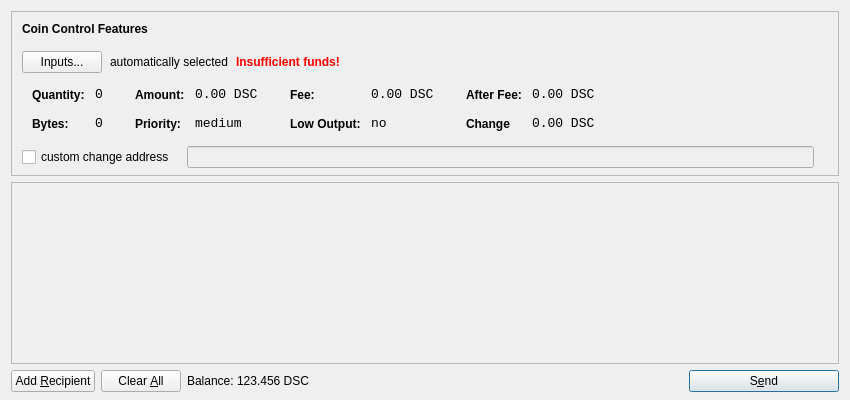
<?xml version="1.0" encoding="UTF-8"?>
<ui version="4.0">
 <class>SendCoinsDialog</class>
 <widget class="QDialog" name="SendCoinsDialog">
  <property name="geometry">
   <rect>
    <x>0</x>
    <y>0</y>
    <width>850</width>
    <height>400</height>
   </rect>
  </property>
  <property name="windowTitle">
   <string>Send Coins</string>
  </property>
  <layout class="QVBoxLayout" name="verticalLayout" stretch="0,1,0">
   <property name="bottomMargin">
    <number>8</number>
   </property>
   <item>
    <widget class="QFrame" name="frameCoinControl">
     <property name="sizePolicy">
      <sizepolicy hsizetype="Expanding" vsizetype="Expanding">
       <horstretch>0</horstretch>
       <verstretch>0</verstretch>
      </sizepolicy>
     </property>
     <property name="maximumSize">
      <size>
       <width>16777215</width>
       <height>16777215</height>
      </size>
     </property>
     <property name="frameShape">
      <enum>QFrame::StyledPanel</enum>
     </property>
     <property name="frameShadow">
      <enum>QFrame::Sunken</enum>
     </property>
     <layout class="QVBoxLayout" name="verticalLayoutCoinControl2">
      <property name="spacing">
       <number>-1</number>
      </property>
      <property name="leftMargin">
       <number>0</number>
      </property>
      <property name="topMargin">
       <number>0</number>
      </property>
      <property name="rightMargin">
       <number>0</number>
      </property>
      <property name="bottomMargin">
       <number>6</number>
      </property>
      <item>
       <layout class="QVBoxLayout" name="verticalLayoutCoinControl" stretch="0,0,0,0,1">
        <property name="spacing">
         <number>0</number>
        </property>
        <property name="leftMargin">
         <number>10</number>
        </property>
        <property name="topMargin">
         <number>10</number>
        </property>
        <item>
         <layout class="QHBoxLayout" name="horizontalLayoutCoinControl1">
          <property name="bottomMargin">
           <number>15</number>
          </property>
          <item>
           <widget class="QLabel" name="labelCoinControlFeatures">
            <property name="sizePolicy">
             <sizepolicy hsizetype="Preferred" vsizetype="Maximum">
              <horstretch>0</horstretch>
              <verstretch>0</verstretch>
             </sizepolicy>
            </property>
            <property name="font">
             <font>
              <weight>75</weight>
              <bold>true</bold>
             </font>
            </property>
            <property name="styleSheet">
             <string notr="true">font-weight:bold;</string>
            </property>
            <property name="text">
             <string>Coin Control Features</string>
            </property>
           </widget>
          </item>
         </layout>
        </item>
        <item>
         <layout class="QHBoxLayout" name="horizontalLayoutCoinControl2" stretch="0,0,0,0">
          <property name="spacing">
           <number>8</number>
          </property>
          <property name="bottomMargin">
           <number>10</number>
          </property>
          <item>
           <widget class="QPushButton" name="pushButtonCoinControl">
            <property name="styleSheet">
             <string notr="true"/>
            </property>
            <property name="text">
             <string>Inputs...</string>
            </property>
           </widget>
          </item>
          <item>
           <widget class="QLabel" name="labelCoinControlAutomaticallySelected">
            <property name="text">
             <string>automatically selected</string>
            </property>
            <property name="margin">
             <number>5</number>
            </property>
           </widget>
          </item>
          <item>
           <widget class="QLabel" name="labelCoinControlInsuffFunds">
            <property name="font">
             <font>
              <weight>75</weight>
              <bold>true</bold>
             </font>
            </property>
            <property name="styleSheet">
             <string notr="true">color:red;font-weight:bold;</string>
            </property>
            <property name="text">
             <string>Insufficient funds!</string>
            </property>
            <property name="margin">
             <number>5</number>
            </property>
           </widget>
          </item>
          <item>
           <spacer name="horizontalSpacerCoinControl">
            <property name="orientation">
             <enum>Qt::Horizontal</enum>
            </property>
            <property name="sizeHint" stdset="0">
             <size>
              <width>40</width>
              <height>1</height>
             </size>
            </property>
           </spacer>
          </item>
         </layout>
        </item>
        <item>
         <widget class="QWidget" name="widgetCoinControl" native="true">
          <property name="sizePolicy">
           <sizepolicy hsizetype="Preferred" vsizetype="Preferred">
            <horstretch>0</horstretch>
            <verstretch>0</verstretch>
           </sizepolicy>
          </property>
          <property name="minimumSize">
           <size>
            <width>0</width>
            <height>0</height>
           </size>
          </property>
          <property name="styleSheet">
           <string notr="true"/>
          </property>
          <layout class="QHBoxLayout" name="horizontalLayoutCoinControl5">
           <property name="margin">
            <number>0</number>
           </property>
           <item>
            <layout class="QHBoxLayout" name="horizontalLayoutCoinControl3" stretch="0,0,0,1">
             <property name="spacing">
              <number>20</number>
             </property>
             <property name="topMargin">
              <number>0</number>
             </property>
             <property name="bottomMargin">
              <number>10</number>
             </property>
             <item>
              <layout class="QFormLayout" name="formLayoutCoinControl1">
               <property name="horizontalSpacing">
                <number>10</number>
               </property>
               <property name="verticalSpacing">
                <number>14</number>
               </property>
               <property name="leftMargin">
                <number>10</number>
               </property>
               <property name="topMargin">
                <number>4</number>
               </property>
               <property name="rightMargin">
                <number>6</number>
               </property>
               <item row="0" column="0">
                <widget class="QLabel" name="labelCoinControlQuantityText">
                 <property name="styleSheet">
                  <string notr="true">font-weight:bold;</string>
                 </property>
                 <property name="text">
                  <string>Quantity:</string>
                 </property>
                 <property name="margin">
                  <number>0</number>
                 </property>
                </widget>
               </item>
               <item row="0" column="1">
                <widget class="QLabel" name="labelCoinControlQuantity">
                 <property name="font">
                  <font>
                   <family>Monospace</family>
                   <pointsize>10</pointsize>
                  </font>
                 </property>
                 <property name="cursor">
                  <cursorShape>IBeamCursor</cursorShape>
                 </property>
                 <property name="contextMenuPolicy">
                  <enum>Qt::ActionsContextMenu</enum>
                 </property>
                 <property name="text">
                  <string>0</string>
                 </property>
                 <property name="margin">
                  <number>0</number>
                 </property>
                 <property name="textInteractionFlags">
                  <set>Qt::LinksAccessibleByMouse|Qt::TextSelectableByKeyboard|Qt::TextSelectableByMouse</set>
                 </property>
                </widget>
               </item>
               <item row="1" column="0">
                <widget class="QLabel" name="labelCoinControlBytesText">
                 <property name="styleSheet">
                  <string notr="true">font-weight:bold;</string>
                 </property>
                 <property name="text">
                  <string>Bytes:</string>
                 </property>
                </widget>
               </item>
               <item row="1" column="1">
                <widget class="QLabel" name="labelCoinControlBytes">
                 <property name="font">
                  <font>
                   <family>Monospace</family>
                   <pointsize>10</pointsize>
                  </font>
                 </property>
                 <property name="cursor">
                  <cursorShape>IBeamCursor</cursorShape>
                 </property>
                 <property name="contextMenuPolicy">
                  <enum>Qt::ActionsContextMenu</enum>
                 </property>
                 <property name="text">
                  <string>0</string>
                 </property>
                 <property name="textInteractionFlags">
                  <set>Qt::LinksAccessibleByMouse|Qt::TextSelectableByKeyboard|Qt::TextSelectableByMouse</set>
                 </property>
                </widget>
               </item>
              </layout>
             </item>
             <item>
              <layout class="QFormLayout" name="formLayoutCoinControl2">
               <property name="horizontalSpacing">
                <number>10</number>
               </property>
               <property name="verticalSpacing">
                <number>14</number>
               </property>
               <property name="leftMargin">
                <number>6</number>
               </property>
               <property name="topMargin">
                <number>4</number>
               </property>
               <property name="rightMargin">
                <number>6</number>
               </property>
               <item row="0" column="0">
                <widget class="QLabel" name="labelCoinControlAmountText">
                 <property name="styleSheet">
                  <string notr="true">font-weight:bold;</string>
                 </property>
                 <property name="text">
                  <string>Amount:</string>
                 </property>
                 <property name="margin">
                  <number>0</number>
                 </property>
                </widget>
               </item>
               <item row="0" column="1">
                <widget class="QLabel" name="labelCoinControlAmount">
                 <property name="font">
                  <font>
                   <family>Monospace</family>
                   <pointsize>10</pointsize>
                  </font>
                 </property>
                 <property name="cursor">
                  <cursorShape>IBeamCursor</cursorShape>
                 </property>
                 <property name="contextMenuPolicy">
                  <enum>Qt::ActionsContextMenu</enum>
                 </property>
                 <property name="text">
                  <string>0.00 DSC</string>
                 </property>
                 <property name="textInteractionFlags">
                  <set>Qt::LinksAccessibleByMouse|Qt::TextSelectableByKeyboard|Qt::TextSelectableByMouse</set>
                 </property>
                </widget>
               </item>
               <item row="1" column="0">
                <widget class="QLabel" name="labelCoinControlPriorityText">
                 <property name="styleSheet">
                  <string notr="true">font-weight:bold;</string>
                 </property>
                 <property name="text">
                  <string>Priority:</string>
                 </property>
                </widget>
               </item>
               <item row="1" column="1">
                <widget class="QLabel" name="labelCoinControlPriority">
                 <property name="font">
                  <font>
                   <family>Monospace</family>
                   <pointsize>10</pointsize>
                  </font>
                 </property>
                 <property name="cursor">
                  <cursorShape>IBeamCursor</cursorShape>
                 </property>
                 <property name="contextMenuPolicy">
                  <enum>Qt::ActionsContextMenu</enum>
                 </property>
                 <property name="text">
                  <string>medium</string>
                 </property>
                 <property name="textInteractionFlags">
                  <set>Qt::LinksAccessibleByMouse|Qt::TextSelectableByKeyboard|Qt::TextSelectableByMouse</set>
                 </property>
                </widget>
               </item>
              </layout>
             </item>
             <item>
              <layout class="QFormLayout" name="formLayoutCoinControl3">
               <property name="horizontalSpacing">
                <number>10</number>
               </property>
               <property name="verticalSpacing">
                <number>14</number>
               </property>
               <property name="leftMargin">
                <number>6</number>
               </property>
               <property name="topMargin">
                <number>4</number>
               </property>
               <property name="rightMargin">
                <number>6</number>
               </property>
               <item row="0" column="0">
                <widget class="QLabel" name="labelCoinControlFeeText">
                 <property name="styleSheet">
                  <string notr="true">font-weight:bold;</string>
                 </property>
                 <property name="text">
                  <string>Fee:</string>
                 </property>
                 <property name="margin">
                  <number>0</number>
                 </property>
                </widget>
               </item>
               <item row="0" column="1">
                <widget class="QLabel" name="labelCoinControlFee">
                 <property name="font">
                  <font>
                   <family>Monospace</family>
                   <pointsize>10</pointsize>
                  </font>
                 </property>
                 <property name="cursor">
                  <cursorShape>IBeamCursor</cursorShape>
                 </property>
                 <property name="contextMenuPolicy">
                  <enum>Qt::ActionsContextMenu</enum>
                 </property>
                 <property name="text">
                  <string>0.00 DSC</string>
                 </property>
                 <property name="textInteractionFlags">
                  <set>Qt::LinksAccessibleByMouse|Qt::TextSelectableByKeyboard|Qt::TextSelectableByMouse</set>
                 </property>
                </widget>
               </item>
               <item row="1" column="0">
                <widget class="QLabel" name="labelCoinControlLowOutputText">
                 <property name="styleSheet">
                  <string notr="true">font-weight:bold;</string>
                 </property>
                 <property name="text">
                  <string>Low Output:</string>
                 </property>
                </widget>
               </item>
               <item row="1" column="1">
                <widget class="QLabel" name="labelCoinControlLowOutput">
                 <property name="font">
                  <font>
                   <family>Monospace</family>
                   <pointsize>10</pointsize>
                  </font>
                 </property>
                 <property name="cursor">
                  <cursorShape>IBeamCursor</cursorShape>
                 </property>
                 <property name="contextMenuPolicy">
                  <enum>Qt::ActionsContextMenu</enum>
                 </property>
                 <property name="text">
                  <string>no</string>
                 </property>
                 <property name="textInteractionFlags">
                  <set>Qt::LinksAccessibleByMouse|Qt::TextSelectableByKeyboard|Qt::TextSelectableByMouse</set>
                 </property>
                </widget>
               </item>
              </layout>
             </item>
             <item>
              <layout class="QFormLayout" name="formLayoutCoinControl4">
               <property name="horizontalSpacing">
                <number>10</number>
               </property>
               <property name="verticalSpacing">
                <number>14</number>
               </property>
               <property name="leftMargin">
                <number>6</number>
               </property>
               <property name="topMargin">
                <number>4</number>
               </property>
               <property name="rightMargin">
                <number>6</number>
               </property>
               <item row="0" column="0">
                <widget class="QLabel" name="labelCoinControlAfterFeeText">
                 <property name="styleSheet">
                  <string notr="true">font-weight:bold;</string>
                 </property>
                 <property name="text">
                  <string>After Fee:</string>
                 </property>
                 <property name="margin">
                  <number>0</number>
                 </property>
                </widget>
               </item>
               <item row="0" column="1">
                <widget class="QLabel" name="labelCoinControlAfterFee">
                 <property name="font">
                  <font>
                   <family>Monospace</family>
                   <pointsize>10</pointsize>
                  </font>
                 </property>
                 <property name="cursor">
                  <cursorShape>IBeamCursor</cursorShape>
                 </property>
                 <property name="contextMenuPolicy">
                  <enum>Qt::ActionsContextMenu</enum>
                 </property>
                 <property name="text">
                  <string>0.00 DSC</string>
                 </property>
                 <property name="textInteractionFlags">
                  <set>Qt::LinksAccessibleByMouse|Qt::TextSelectableByKeyboard|Qt::TextSelectableByMouse</set>
                 </property>
                </widget>
               </item>
               <item row="1" column="0">
                <widget class="QLabel" name="labelCoinControlChangeText">
                 <property name="styleSheet">
                  <string notr="true">font-weight:bold;</string>
                 </property>
                 <property name="text">
                  <string>Change</string>
                 </property>
                </widget>
               </item>
               <item row="1" column="1">
                <widget class="QLabel" name="labelCoinControlChange">
                 <property name="font">
                  <font>
                   <family>Monospace</family>
                   <pointsize>10</pointsize>
                  </font>
                 </property>
                 <property name="cursor">
                  <cursorShape>IBeamCursor</cursorShape>
                 </property>
                 <property name="contextMenuPolicy">
                  <enum>Qt::ActionsContextMenu</enum>
                 </property>
                 <property name="text">
                  <string>0.00 DSC</string>
                 </property>
                 <property name="textInteractionFlags">
                  <set>Qt::LinksAccessibleByMouse|Qt::TextSelectableByKeyboard|Qt::TextSelectableByMouse</set>
                 </property>
                </widget>
               </item>
              </layout>
             </item>
            </layout>
           </item>
          </layout>
         </widget>
        </item>
        <item>
         <layout class="QHBoxLayout" name="horizontalLayoutCoinControl4" stretch="0,0,0">
          <property name="spacing">
           <number>12</number>
          </property>
          <property name="sizeConstraint">
           <enum>QLayout::SetDefaultConstraint</enum>
          </property>
          <property name="topMargin">
           <number>5</number>
          </property>
          <property name="rightMargin">
           <number>5</number>
          </property>
          <item>
           <widget class="QCheckBox" name="checkBoxCoinControlChange">
            <property name="text">
             <string>custom change address</string>
            </property>
           </widget>
          </item>
          <item>
           <widget class="QLineEdit" name="lineEditCoinControlChange">
            <property name="enabled">
             <bool>false</bool>
            </property>
            <property name="sizePolicy">
             <sizepolicy hsizetype="Expanding" vsizetype="Fixed">
              <horstretch>0</horstretch>
              <verstretch>0</verstretch>
             </sizepolicy>
            </property>
           </widget>
          </item>
          <item>
           <widget class="QLabel" name="labelCoinControlChangeLabel">
            <property name="sizePolicy">
             <sizepolicy hsizetype="Preferred" vsizetype="Expanding">
              <horstretch>0</horstretch>
              <verstretch>0</verstretch>
             </sizepolicy>
            </property>
            <property name="minimumSize">
             <size>
              <width>0</width>
              <height>0</height>
             </size>
            </property>
            <property name="text">
             <string/>
            </property>
            <property name="margin">
             <number>3</number>
            </property>
           </widget>
          </item>
         </layout>
        </item>
        <item>
         <spacer name="verticalSpacerCoinControl">
          <property name="orientation">
           <enum>Qt::Vertical</enum>
          </property>
          <property name="sizeHint" stdset="0">
           <size>
            <width>800</width>
            <height>1</height>
           </size>
          </property>
         </spacer>
        </item>
       </layout>
      </item>
     </layout>
    </widget>
   </item>
   <item>
    <widget class="QScrollArea" name="scrollArea">
     <property name="widgetResizable">
      <bool>true</bool>
     </property>
     <widget class="QWidget" name="scrollAreaWidgetContents">
      <property name="geometry">
       <rect>
        <x>0</x>
        <y>0</y>
        <width>830</width>
        <height>165</height>
       </rect>
      </property>
      <layout class="QVBoxLayout" name="verticalLayout_2">
       <property name="margin">
        <number>0</number>
       </property>
       <item>
        <layout class="QVBoxLayout" name="entries">
         <property name="spacing">
          <number>6</number>
         </property>
        </layout>
       </item>
       <item>
        <spacer name="verticalSpacer">
         <property name="orientation">
          <enum>Qt::Vertical</enum>
         </property>
         <property name="sizeHint" stdset="0">
          <size>
           <width>20</width>
           <height>40</height>
          </size>
         </property>
        </spacer>
       </item>
      </layout>
     </widget>
    </widget>
   </item>
   <item>
    <layout class="QHBoxLayout" name="horizontalLayout">
     <item>
      <widget class="QPushButton" name="addButton">
       <property name="toolTip">
        <string>Send to multiple recipients at once</string>
       </property>
       <property name="text">
        <string>Add &amp;Recipient</string>
       </property>
       <property name="icon">
        <iconset resource="../bitcoin.qrc">
         <normaloff>:/icons/add</normaloff>:/icons/add</iconset>
       </property>
       <property name="autoDefault">
        <bool>false</bool>
       </property>
      </widget>
     </item>
     <item>
      <widget class="QPushButton" name="clearButton">
       <property name="sizePolicy">
        <sizepolicy hsizetype="Minimum" vsizetype="Fixed">
         <horstretch>0</horstretch>
         <verstretch>0</verstretch>
        </sizepolicy>
       </property>
       <property name="toolTip">
        <string>Remove all transaction fields</string>
       </property>
       <property name="text">
        <string>Clear &amp;All</string>
       </property>
       <property name="icon">
        <iconset resource="../bitcoin.qrc">
         <normaloff>:/icons/remove</normaloff>:/icons/remove</iconset>
       </property>
       <property name="autoRepeatDelay">
        <number>300</number>
       </property>
       <property name="autoDefault">
        <bool>false</bool>
       </property>
      </widget>
     </item>
     <item>
      <layout class="QHBoxLayout" name="horizontalLayout_2">
       <property name="spacing">
        <number>3</number>
       </property>
       <item>
        <widget class="QLabel" name="label">
         <property name="sizePolicy">
          <sizepolicy hsizetype="Preferred" vsizetype="Fixed">
           <horstretch>0</horstretch>
           <verstretch>0</verstretch>
          </sizepolicy>
         </property>
         <property name="text">
          <string>Balance:</string>
         </property>
        </widget>
       </item>
       <item>
        <widget class="QLabel" name="labelBalance">
         <property name="sizePolicy">
          <sizepolicy hsizetype="Preferred" vsizetype="Fixed">
           <horstretch>0</horstretch>
           <verstretch>0</verstretch>
          </sizepolicy>
         </property>
         <property name="cursor">
          <cursorShape>IBeamCursor</cursorShape>
         </property>
         <property name="text">
          <string>123.456 DSC</string>
         </property>
         <property name="textInteractionFlags">
          <set>Qt::LinksAccessibleByMouse|Qt::TextSelectableByKeyboard|Qt::TextSelectableByMouse</set>
         </property>
        </widget>
       </item>
      </layout>
     </item>
     <item>
      <spacer name="horizontalSpacer">
       <property name="orientation">
        <enum>Qt::Horizontal</enum>
       </property>
       <property name="sizeHint" stdset="0">
        <size>
         <width>40</width>
         <height>20</height>
        </size>
       </property>
      </spacer>
     </item>
     <item>
      <widget class="QPushButton" name="sendButton">
       <property name="minimumSize">
        <size>
         <width>150</width>
         <height>0</height>
        </size>
       </property>
       <property name="toolTip">
        <string>Confirm the send action</string>
       </property>
       <property name="text">
        <string>S&amp;end</string>
       </property>
       <property name="icon">
        <iconset resource="../bitcoin.qrc">
         <normaloff>:/icons/send</normaloff>:/icons/send</iconset>
       </property>
       <property name="default">
        <bool>true</bool>
       </property>
      </widget>
     </item>
    </layout>
   </item>
  </layout>
 </widget>
 <resources>
  <include location="../bitcoin.qrc"/>
 </resources>
 <connections/>
</ui>
